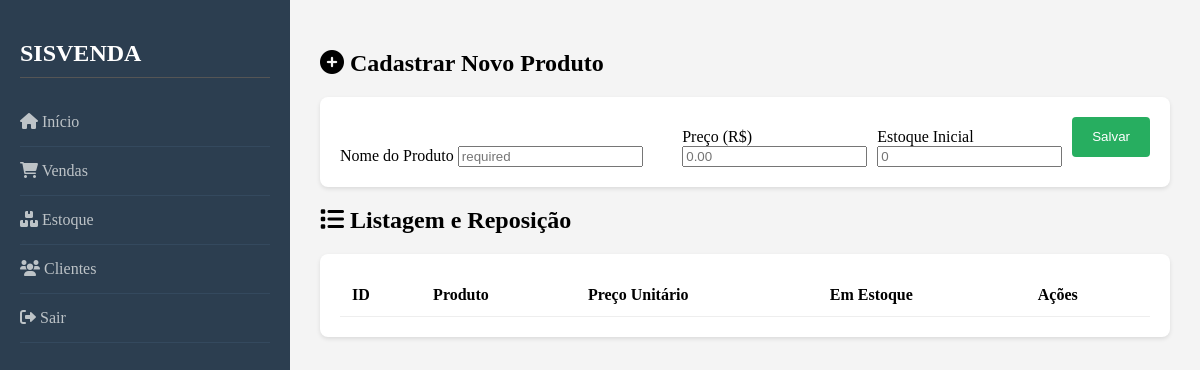
The page /produtos (signed in) on the database as committed earlier.
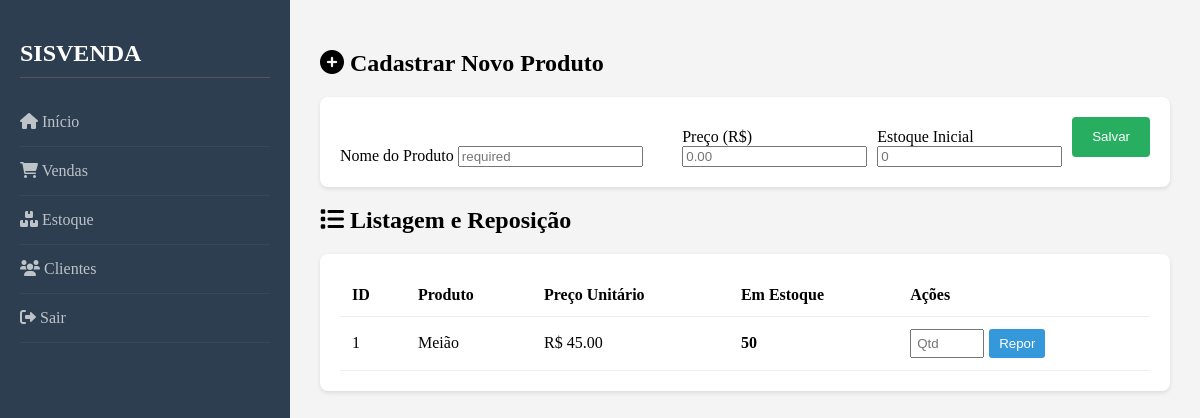
The same page on the database as committed later.
### tables this page shows
CREATE TABLE produtos (id INTEGER PRIMARY KEY AUTOINCREMENT, nome TEXT, preco REAL, estoque INTEGER);

### app.py (the view)
@app.route('/produtos', methods=['GET', 'POST'])
def produtos():
    if 'user' not in session: return redirect(url_for('index'))
    with conectar() as conn:
        if request.method == 'POST':
            conn.execute('INSERT INTO produtos (nome, preco, estoque) VALUES (?, ?, ?)',
                         (request.form.get('nome'), request.form.get('preco'), request.form.get('estoque')))
            flash('Produto cadastrado!')
        lista = conn.execute('SELECT * FROM produtos').fetchall()
    return render_template('produtos.html', produtos=lista)

### app.py (called while the page is built)
def conectar():
    conn = sqlite3.connect('sisvenda.db')
    conn.row_factory = sqlite3.Row
    return conn

### templates/produtos.html (shortened to what this page needs)
<!DOCTYPE html>
<html lang="pt-br">
<head>
    <link rel="stylesheet" href="{{ url_for('static', filename='style.css') }}">
    <link rel="stylesheet" href="https://cdnjs.cloudflare.com/ajax/libs/font-awesome/6.0.0/css/all.min.css">
</head>
<body>
    <div class="sidebar">
        <h2>SISVENDA</h2>
        <nav>
            <a href="/dashboard"><i class="fas fa-home"></i> Início</a>
            <a href="/vendas"><i class="fas fa-shopping-cart"></i> Vendas</a>
            <a href="/produtos"><i class="fas fa-boxes"></i> Estoque</a>
            <a href="/clientes"><i class="fas fa-users"></i> Clientes</a>
            <a href="/logout"><i class="fas fa-sign-out-alt"></i> Sair</a>
        </nav>
    </div>
    <div class="content">
        <h2><i class="fas fa-plus-circle"></i> Cadastrar Novo Produto</h2>
        <div class="card">
            <form method="POST">
                <div style="display: grid; grid-template-columns: 2fr 1fr 1fr auto; gap: 10px; align-items: end;">
                    <div>
                        <label>Nome do Produto</label>
                        <input type="text" name="nome" placeholder= required>
                    </div>
                    <div>
                        <label>Preço (R$)</label>
                        <input type="number" step="0.01" name="preco" placeholder="0.00" required>
                    </div>
                    <div>
                        <label>Estoque Inicial</label>
                        <input type="number" name="estoque" placeholder="0" required>
                    </div>
                    <button type="submit" class="btn-success" style="height: 40px; margin-bottom: 10px;">Salvar</button>
                </div>
            </form>
        </div>
        <h2><i class="fas fa-list"></i> Listagem e Reposição</h2>
        <div class="card">
            <table>
                <thead>
                    <tr>
                        <th>ID</th>
                        <th>Produto</th>
                        <th>Preço Unitário</th>
                        <th>Em Estoque</th>
                        <th>Ações</th>
                    </tr>
                </thead>
                <tbody>
                    {% for p in produtos %}
                    <tr>
                        <td>{{ p.id }}</td>
                        <td>{{ p.nome }}</td>
                        <td>R$ {{ "%.2f"|format(p.preco) }}</td>
                        <td class="{{ 'text-danger' if p.estoque < 5 else '' }}">
                            <strong>{{ p.estoque }}</strong>
                        </td>
                        <td>
                            <form action="/repor" method="POST" style="display: flex; gap: 5px;">
                                <input type="number" name="quantidade" placeholder="Qtd" style="width: 60px; margin: 0; padding: 5px;" required>
                                <button type="submit" class="btn-action" style="background: #3498db; color: white; border: none; padding: 5px 10px; border-radius: 3px; cursor: pointer;">
                                    Repor
                                </button>
                            </form>
                        </td>
                    </tr>
                    {% endfor %}
                </tbody>
            </table>
        </div>
    </div>
</body>
</html>

Rows that differ between the two databases and show on the page:
added produtos: id "1", nome "Meião", preco "45.00", estoque "50"
